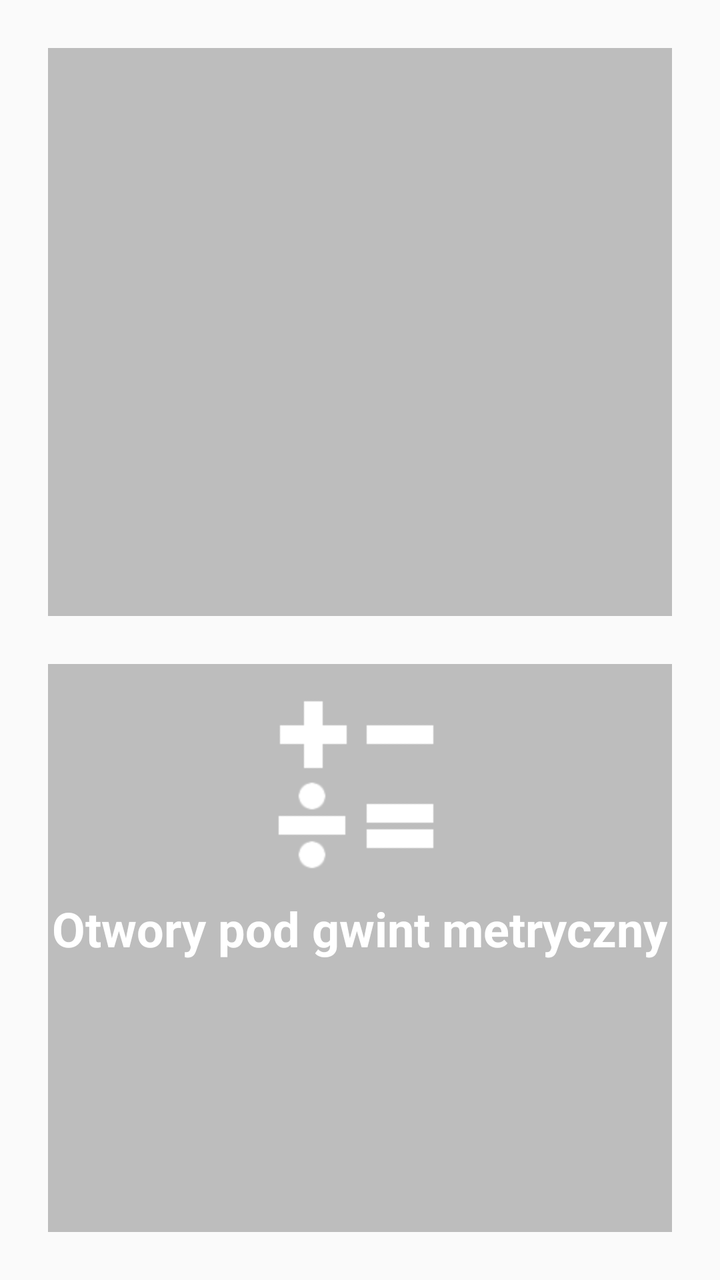
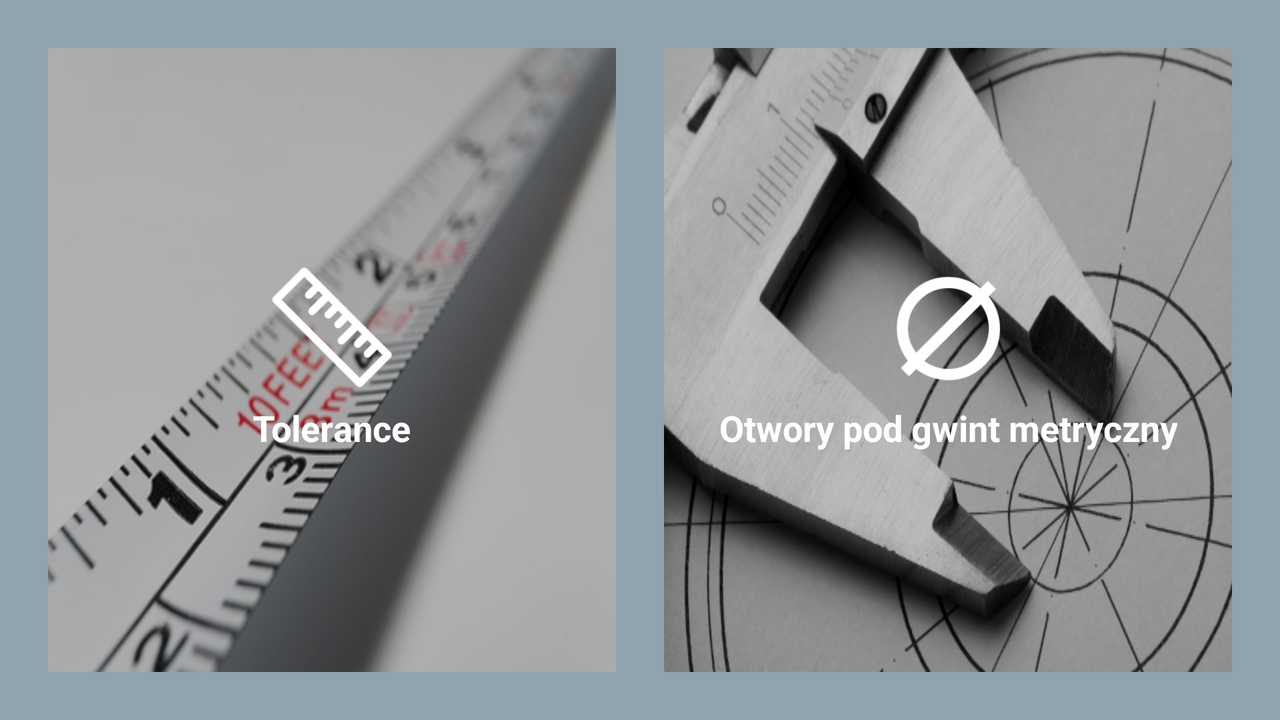

Two renders of one Android screen. The first uses the default layout on a phone; the second uses the alternative layout the repository ships for a different screen configuration, on a matching device. The two XML files are below.
<!-- AndroidManifest.xml: application theme AppTheme -->
<!-- res/layout/fragment_dimensions_and_tolerance.xml -->
<?xml version="1.0" encoding="utf-8"?>
<LinearLayout xmlns:android="http://schemas.android.com/apk/res/android"
              android:layout_width="match_parent"
              android:layout_height="match_parent"
              android:orientation="vertical"
              android:padding="@dimen/font_size_menu">

    <RelativeLayout
        android:id="@+id/tolerance_button"
        android:layout_width="match_parent"
        android:layout_height="0dp"
        android:layout_marginBottom="12dp"
        android:layout_weight="1"
        android:background="@color/card">

        <ImageView
            android:layout_width="match_parent"
            android:layout_height="match_parent"/>
    </RelativeLayout>

    <RelativeLayout
        android:id="@+id/thread_button"
        android:layout_width="match_parent"
        android:layout_height="0dp"
        android:layout_marginTop="12dp"
        android:layout_weight="1"
        android:background="@color/card">

        <ImageView
            android:id="@+id/calculator_image"
            android:layout_width="match_parent"
            android:layout_height="100dp"
            android:layout_marginTop="@dimen/button_space"
            android:src="@drawable/calculator"/>

        <TextView
            android:layout_width="wrap_content"
            android:layout_height="wrap_content"
            android:layout_below="@id/calculator_image"
            android:layout_centerHorizontal="true"
            android:layout_marginTop="@dimen/button_space"
            android:gravity="center_horizontal"
            android:text="@string/holes_for_drill"
            android:textColor="@android:color/white"
            android:textSize="@dimen/font_size_menu"
            android:textStyle="bold"/>

    </RelativeLayout>

</LinearLayout>
<!-- resources referenced by this layout -->
<resources>
  <color name="card">#bdbdbd</color>
  <dimen name="button_space">8dp</dimen>
  <dimen name="font_size_menu">24dp</dimen>
  <!-- drawable calculator: png bitmap (drawable, 1048 bytes) -->
  <string name="holes_for_drill">Otwory pod gwint metryczny</string>
  <style name="AppTheme" parent="Theme.AppCompat.Light.NoActionBar">
          
          <item name="colorPrimary">@color/colorPrimary</item>
          <item name="colorPrimaryDark">@color/colorPrimaryDark</item>
          <item name="colorAccent">@color/colorAccent</item>
      </style>
  <color name="colorPrimary">#607d8b</color>
  <color name="colorPrimaryDark">#455a64</color>
  <color name="colorAccent">#FF3F80</color>
</resources>
<!-- res/layout-land/fragment_dimensions_and_tolerance.xml (the repository's variant of the layout above) -->
<!-- drawn on the phone turned sideways -->
<?xml version="1.0" encoding="utf-8"?>
<LinearLayout xmlns:android="http://schemas.android.com/apk/res/android"
              android:layout_width="match_parent"
              android:layout_height="match_parent"
              android:orientation="horizontal"
              android:gravity="center"
              android:background="@color/background"
              android:padding="@dimen/font_size_menu">

    <RelativeLayout
        android:id="@+id/tolerance_button"
        android:layout_width="400dp"
        android:layout_height="match_parent"
        android:layout_marginRight="12dp"
        android:layout_weight="1"
        android:gravity="center"
        android:background="@drawable/tape">

        <ImageView
            android:id="@+id/ruler_image"
            android:layout_width="60dp"
            android:layout_height="60dp"
            android:layout_centerHorizontal="true"
            android:src="@drawable/ruler_ic"/>

        <TextView
            android:layout_width="wrap_content"
            android:layout_height="wrap_content"
            android:layout_below="@id/ruler_image"
            android:layout_centerHorizontal="true"
            android:layout_marginTop="@dimen/button_space"
            android:gravity="center_horizontal"
            android:text="@string/tolerance"
            android:textColor="@color/white"
            android:textSize="18sp"
            android:textStyle="bold"/>
    </RelativeLayout>

    <RelativeLayout
        android:id="@+id/thread_button"
        android:layout_width="400dp"
        android:layout_height="match_parent"
        android:layout_marginLeft="12dp"
        android:layout_weight="1"
        android:gravity="center"
        android:background="@drawable/caliper">

        <ImageView
            android:id="@+id/calculator_image"
            android:layout_width="60dp"
            android:layout_height="60dp"
            android:layout_centerHorizontal="true"
            android:src="@drawable/diameter_ic"/>

        <TextView
            android:layout_width="wrap_content"
            android:layout_height="wrap_content"
            android:layout_below="@id/calculator_image"
            android:layout_centerHorizontal="true"
            android:layout_marginTop="@dimen/button_space"
            android:gravity="center_horizontal"
            android:text="@string/holes_for_drill"
            android:textColor="@color/white"
            android:textSize="18sp"
            android:textStyle="bold"/>

    </RelativeLayout>

</LinearLayout>
<!-- resources referenced by the variant -->
<!-- as the phone turned sideways resolves them -->
<resources>
  <color name="background">#90a4ae</color>
  <dimen name="button_space">8dp</dimen>
  <dimen name="font_size_menu">24dp</dimen>
  <!-- drawable caliper: png bitmap (drawable, 168898 bytes) -->
  <!-- drawable diameter_ic: png bitmap (drawable, 3819 bytes) -->
  <!-- drawable ruler_ic: png bitmap (drawable, 2931 bytes) -->
  <!-- drawable tape: png bitmap (drawable, 122342 bytes) -->
  <string name="holes_for_drill">Otwory pod gwint metryczny</string>
  <string name="tolerance">Tolerance</string>
  <style name="AppTheme" parent="Theme.AppCompat.Light.NoActionBar">
          
          <item name="colorPrimary">@color/colorPrimary</item>
          <item name="colorPrimaryDark">@color/colorPrimaryDark</item>
          <item name="colorAccent">@color/colorAccent</item>
      </style>
  <color name="colorPrimary">#607d8b</color>
  <color name="colorPrimaryDark">#455a64</color>
  <color name="colorAccent">#FF3F80</color>
</resources>
